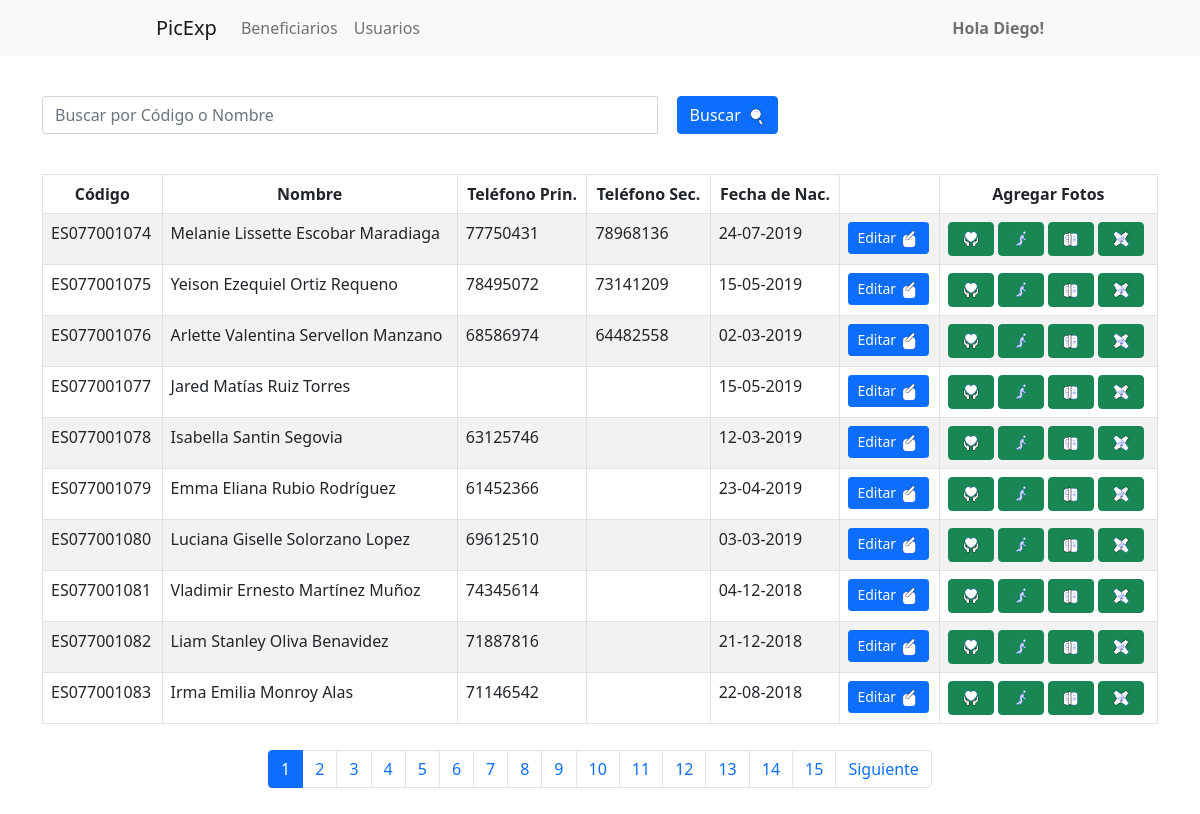
The app's page /beneficiarioadmin.php with its own data.
### tables this page shows
CREATE TABLE `beneficiario` (
  `Codigo_ben` varchar(11) NOT NULL,
  `Nombre_ben` varchar(80) NOT NULL,
  `Apellidos_ben` varchar(80) NOT NULL,
  `Telefono1_ben` varchar(9) DEFAULT NULL,
  `Telefono2_ben` varchar(9) DEFAULT NULL,
  `Fechanac_ben` date NOT NULL,
  `Id_usu` int(11) NOT NULL
);

### beneficiarioadmin.php (the view, shortened to what this page needs)
<?php
include 'head.php';
include 'navbar.php';
$objeto = new Conexion();
$conexion = $objeto->Conectar();
$terminoBusqueda = isset($_GET['buscar']) ? $_GET['buscar'] : '';
$registrosPorPagina = 10;
$paginaActual = isset($_GET['pagina']) ? (int)$_GET['pagina'] : 1;
$offset = ($paginaActual - 1) * $registrosPorPagina;
$totalConsulta = "SELECT COUNT(*) AS total FROM beneficiario WHERE (Codigo_ben LIKE :termino OR Nombre_ben LIKE :termino)";
$resultadoTotal = $conexion->prepare($totalConsulta);
$resultadoTotal->bindValue(':termino', "%$terminoBusqueda%", PDO::PARAM_STR);
$resultadoTotal->execute();
$totalRegistros = $resultadoTotal->fetch(PDO::FETCH_ASSOC)['total'];
$totalPaginas = ceil($totalRegistros / $registrosPorPagina);
$consulta = "SELECT Codigo_ben, Nombre_ben, Apellidos_ben, Telefono1_ben, Telefono2_ben, DATE_FORMAT(Fechanac_ben, '%d-%m-%Y') AS Fechanac_ben_for
             FROM beneficiario
             WHERE (Codigo_ben LIKE :termino OR Nombre_ben LIKE :termino)
             LIMIT :offset, :registros";
$resultado = $conexion->prepare($consulta);
$resultado->bindValue(':termino', "%$terminoBusqueda%", PDO::PARAM_STR);
$resultado->bindValue(':offset', $offset, PDO::PARAM_INT);
$resultado->bindValue(':registros', $registrosPorPagina, PDO::PARAM_INT);
$resultado->execute();
$data = $resultado->fetchAll(PDO::FETCH_ASSOC);
?>
<br>
<div class="container">
    <div class="row">
        <div class="col-lg-8">
            <form method="GET" class="form-inline mb-3">
                <div class="input-group">
                    <input type="text" name="buscar" class="form-control" placeholder="Buscar por Código o Nombre" value="<?php echo htmlspecialchars($terminoBusqueda); ?>">
                    <div class="input-group-append">
                        <button id="buscar_ben" type="submit" class="btn btn-primary">Buscar
                            <img src="icons/buscar.gif" alt="buscar" width="20" height="20">
                        </button>
                    </div>
                </div>
            </form>
        </div>
    </div>
</div>
<br>
<div class="container">
    <div class="row">
        <div class="col-lg-12">
            <div class="table-responsive">
                <table id="tablaPersonas" class="table table-striped table-bordered table-condensed" style="width:100%">
                    <thead class="text-center">
                        <tr>
                            <th>Código</th>
                            <th>Nombre</th>
                            <th>Teléfono Prin.</th>
                            <th>Teléfono Sec.</th>
                            <th>Fecha de Nac.</th>
                            <th></th>
                            <th>Agregar Fotos</th>
                        </tr>
                    </thead>
                    <tbody>
                        <?php foreach ($data as $dat) { ?>
                            <tr>
                                <td><?php echo $dat['Codigo_ben'] ?></td>
                                <td><?php echo $dat['Nombre_ben'] . " " . $dat['Apellidos_ben']; ?></td>
                                <td><?php echo $dat['Telefono1_ben'] ?></td>
                                <td><?php echo $dat['Telefono2_ben'] ?></td>
                                <td><?php echo $dat['Fechanac_ben_for'] ?></td>
                                <td>
                                    <button id="Modificar" type="button" class="btn btn-primary btn-sm" data-bs-toggle="modal" data-bs-target="#exampleModal" data-codigo="<?php echo $dat['Codigo_ben']; ?>">Editar
                                        <img src="icons/modificar.gif" alt="modificar" width="20" height="20">
                                    </button>
                                </td>
                                <td>
                                    <button id="espiritual" type="button" data-bs-toggle="tooltip" data-bs-placement="top" title="Espiritual" class="btn btn-success agregar-foto" data-codigo="<?php echo $dat['Codigo_ben']; ?>" data-area=1>
                                        <img src="icons/espiritual.gif" alt="Espiritual" width="20" height="20">
                                    </button>
                                    <button id="fisica" type="button" data-bs-toggle="tooltip" data-bs-placement="top" title="Física" class="btn btn-success agregar-foto" data-codigo="<?php echo $dat['Codigo_ben']; ?>" data-area=3>
                                        <img src="icons/fisica.gif" alt="Física" width="20" height="20">
                                    </button>
                                    <button id="cognitiva" type="button" data-bs-toggle="tooltip" data-bs-placement="top" title="Cognitiva" class="btn btn-success agregar-foto" data-codigo="<?php echo $dat['Codigo_ben']; ?>" data-area=2>
                                        <img src="icons/cognitiva.gif" alt="Cognitiva" width="20" height="20">
                                    </button>
                                    <button id="socioemocional" type="button" data-bs-toggle="tooltip" data-bs-placement="top" title="Socioemocional" class="btn btn-success agregar-foto" data-codigo="<?php echo $dat['Codigo_ben']; ?>" data-area=4>
                                        <img src="icons/socioemocional.gif" alt="Socioemocional" width="20" height="20">
                                    </button>
                                </td>
                            </tr>
                        <?php } ?>
                    </tbody>
                </table>
            </div>
            <nav aria-label="Paginación" id="Paginacion">
                <ul class="pagination justify-content-center">
                    <?php for ($i = 1; $i <= $totalPaginas; $i++): ?>
                        <li class="page-item <?php echo ($i == $paginaActual) ? 'active' : ''; ?>">
                            <a class="page-link" href="?pagina=<?php echo $i; ?>&buscar=<?php echo urlencode($terminoBusqueda); ?>"><?php echo $i; ?></a>
                        </li>
                    <?php endfor; ?>
                    <?php if ($paginaActual < $totalPaginas): ?>
                        <li class="page-item">
                            <a class="page-link" href="?pagina=<?php echo $paginaActual + 1; ?>&buscar=<?php echo urlencode($terminoBusqueda); ?>">Siguiente</a>
                        </li>
                    <?php endif; ?>
                </ul>
            </nav>
        </div>
    </div>
</div>
<?php include 'footer.php'; ?>

### css/style.css (style rules this page uses)
nav { padding: 156px; }
#Paginacion { padding: 10px !important; }
#buscar_ben { margin-left: 20px !important; }

### records on screen
beneficiario: Codigo_ben "ES077001074", Nombre_ben "Melanie Lissette", Apellidos_ben "Escobar Maradiaga", Telefono1_ben "77750431", Telefono2_ben "78968136", Fechanac_ben_for "24-07-2019"
beneficiario: Codigo_ben "ES077001075", Nombre_ben "Yeison Ezequiel", Apellidos_ben "Ortiz Requeno", Telefono1_ben "78495072", Telefono2_ben "73141209", Fechanac_ben_for "15-05-2019"
beneficiario: Codigo_ben "ES077001076", Nombre_ben "Arlette Valentina", Apellidos_ben "Servellon Manzano", Telefono1_ben "68586974", Telefono2_ben "64482558", Fechanac_ben_for "02-03-2019"
beneficiario: Codigo_ben "ES077001077", Nombre_ben "Jared Matías", Apellidos_ben "Ruiz Torres", Fechanac_ben_for "15-05-2019"
beneficiario: Codigo_ben "ES077001078", Nombre_ben "Isabella Santin", Apellidos_ben "Segovia", Telefono1_ben "63125746", Fechanac_ben_for "12-03-2019"
beneficiario: Codigo_ben "ES077001079", Nombre_ben "Emma Eliana", Apellidos_ben "Rubio Rodríguez", Telefono1_ben "61452366", Fechanac_ben_for "23-04-2019"
beneficiario: Codigo_ben "ES077001080", Nombre_ben "Luciana Giselle", Apellidos_ben "Solorzano Lopez", Telefono1_ben "69612510", Fechanac_ben_for "03-03-2019"
beneficiario: Codigo_ben "ES077001081", Nombre_ben "Vladimir Ernesto", Apellidos_ben "Martínez Muñoz", Telefono1_ben "74345614", Fechanac_ben_for "04-12-2018"
beneficiario: Codigo_ben "ES077001082", Nombre_ben "Liam Stanley", Apellidos_ben "Oliva Benavidez", Telefono1_ben "71887816", Fechanac_ben_for "21-12-2018"
beneficiario: Codigo_ben "ES077001083", Nombre_ben "Irma Emilia", Apellidos_ben "Monroy Alas", Telefono1_ben "71146542", Fechanac_ben_for "22-08-2018"

### other values on screen
$_SESSION["ss_usuario"] "Diego"
